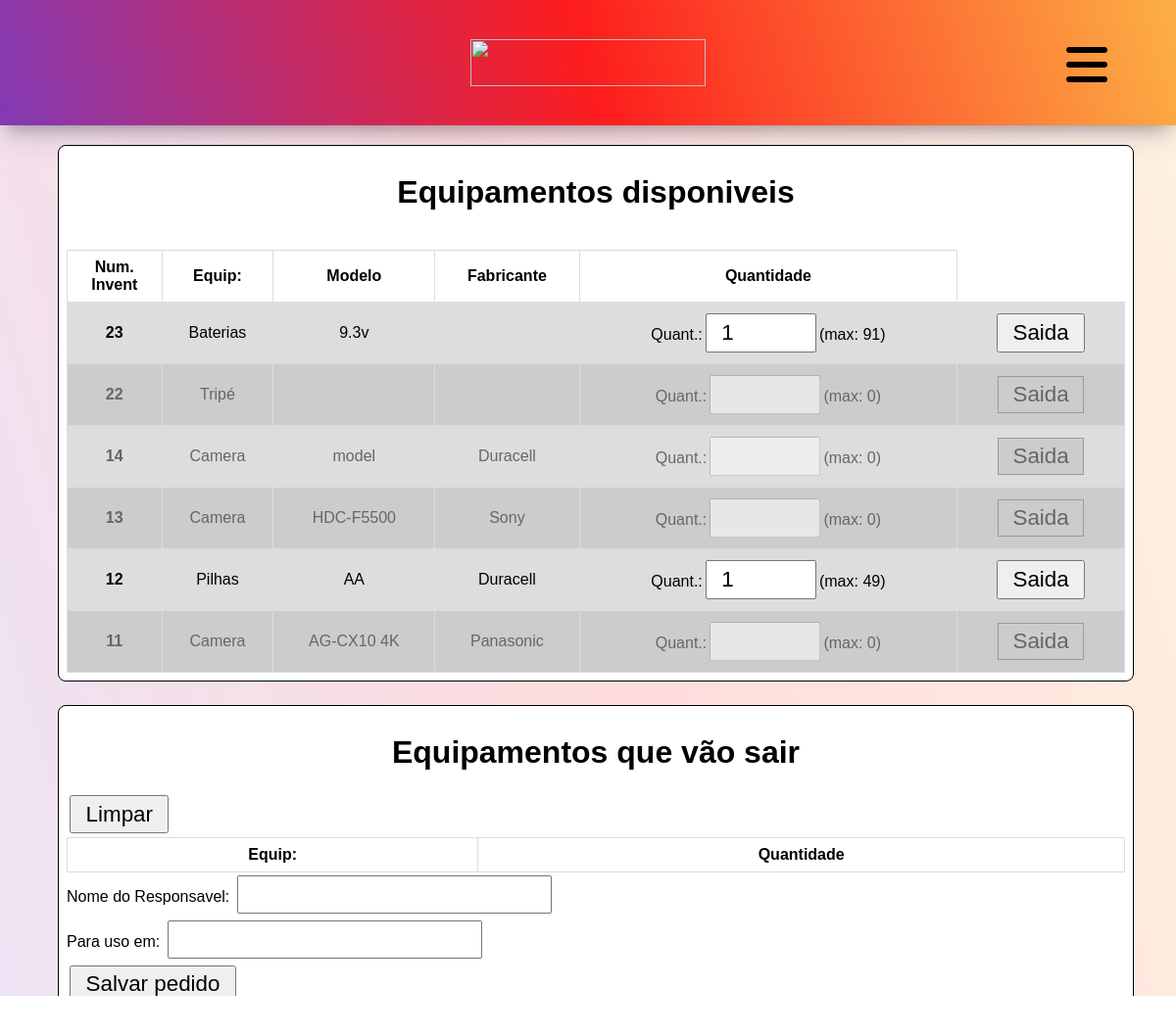
Before: /out-obj/ (signed in) with the older database file.
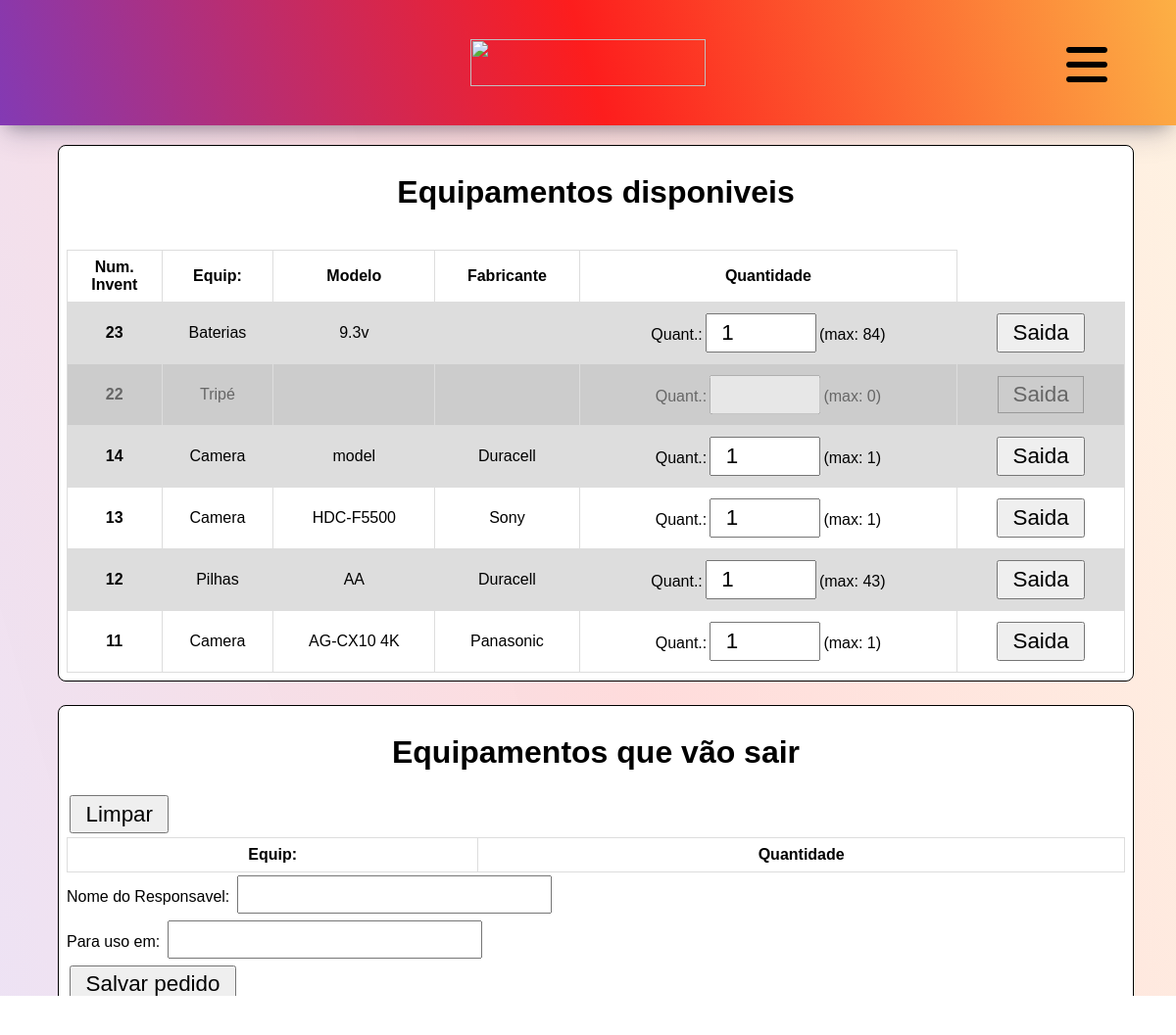
After: the same page with the newer database file.
### dataObjects/models.py (models this page shows, shortened)
class Data_Objects(models.Model):
    objects = Manager()
    name = models.CharField(max_length=100, verbose_name="Nome", null=False)
    brand = models.CharField(max_length=255, verbose_name="Marca")
    manufacturer = models.CharField(max_length=255, verbose_name="Fabricante")
    status = models.CharField(max_length=20, verbose_name="Situação", null=True)
    quantity = models.IntegerField(verbose_name="Quantidade", default=1, null=True)
    serial_num = models.SlugField(verbose_name="Numero de Série", null=True)
    type_obj = models.CharField(max_length=255, verbose_name="Tipo")
    description = models.TextField(verbose_name="Descrição")
    class Meta:
        verbose_name = "Objeto"
        verbose_name_plural = "Objetos"

### dataObjects/views.py (the view, shortened to what this page needs)
# urls.py: path("out-obj/", Out_Obj.as_view(), name="out-obj"),
@method_decorator(login_required(login_url="employees:login", redirect_field_name='next'), name='dispatch')
class Out_Obj(ListView):
    template_name = "pages/out-obj.html"
    model = Data_Objects
    context_object_name = "object_list"
    ordering = ['-id']  # ORDERBY
    extra_context = {'request_users': Requests_To_Out.objects.all().values_list('title', flat=True).distinct(),
                     'where_to_use': Requests_To_Out.objects.all().values_list('local', flat=True).distinct(),
                     }
    def get_queryset(self):
        qs = super().get_queryset()
        if self.request.session.get('cart') is not None:
            for unity in qs:
                for cart_obj in self.request.session.get('cart'):
                    if str(unity.id) == str(cart_obj[0]):
                        unity.quantity = int(unity.quantity) - int(cart_obj[2])
        return qs
    def get(self, request, *args, **kwargs):
        return super().get(request, *args, **kwargs)
    def get_context_data(self, *, object_list=None, **kwargs):
        queryset = object_list if object_list is not None else self.object_list
        context_object_name = self.get_context_object_name(queryset)
        session = self.request.session.get('cart')
        context = {
            "object_list": queryset,
            "sess": session,
        }
        if context_object_name is not None:
            context[context_object_name] = queryset
        context.update(kwargs)
        return super().get_context_data(**context)

### dataObjects/templates/pages/out-obj.html (shortened to what this page needs)
{% extends 'pages/base.html' %}
{% block 'content' %}
    <div class="content-container-out-obj">
        <div class="avaible-objs ">
        <h1>Equipamentos disponiveis</h1><br>
        <table>
            <th class="center">Num. <br>Invent </th><th>Equip: </th><th>Modelo</th><th>Fabricante</th><th>Quantidade</th>
        {% for field in object_list %}
        {% if field.quantity == 0 %}
        <tr class='disabled'>
        {% else %}
        <tr>
        {% endif %}
            <form action={% url 'dataObjects:out-obj' %} method="post">
                <td class="center"> <b> {{field.id}}   </b> </td>
                <td>  {{field.name}}    </td>
                <td>  {{field.brand}}   </td>
                <td>  {{field.manufacturer}} </td>
                {% if field.quantity == 0 %}
                <td>Quant.:<input class="input-text-form-out-obj" value="" type="number" id="quantity" name="quantity" min="1" max={{field.quantity}} disabled>(max: {{field.quantity}})</td>
                <td><button type="button" action="submit" disabled>Saida</button></td>
                {% else %}
                <td>Quant.:<input class="input-text-form-out-obj" value="1" type="number" id="quantity" name="quantity" min="1" max={{field.quantity}}>(max: {{field.quantity}})</td>
                <td><button action="submit">Saida</button></td>
                {% endif %}
            </form>
        </tr>
        {% endfor %}
        </table>
    </div>
    <div class="will-use">
        <h1 class="requests-obj">Equipamentos que vão sair</h1>
        <form action={% url 'dataObjects:out-obj' %} method="get">
            <button name='clean' value='clean' type='submit'>Limpar</button>
        </form>
        <form action={% url 'dataObjects:out-obj-create' %} method="post">
         <table>
            <th>Equip: </th><th>Quantidade</th>
         </table>
         <span> Nome do Responsavel: </span>
         <input type="search" maxlength='60' name="name" list="opcoes" required>
         <br>
         <span> Para uso em: </span>
         <input type="search" maxlength='60' name="where-use" list="opcoes-where" required>
         <br>
         <button action="submit">Salvar pedido</button>
        </form>
    </div>
</div>
{% endblock 'content' %}

### global_templates/pages/base.html (shortened to what this page needs)
<!DOCTYPE html>
<html lang="pt-br">
<head>
    {% include 'partials/head.html' %}
</head>
<body>
    <header>
        {% include 'partials/header.html' %}
    </header>
    {% block 'content' %} {% endblock 'content' %}
</body>
</html>

### global_templates/partials/head.html (shortened to what this page needs)
{% load static %}
<link rel="stylesheet" href="https://cdnjs.cloudflare.com/ajax/libs/font-awesome/6.2.1/css/all.min.css"
 />
<link rel="stylesheet" type="text/css" href={% static 'css/flatpickr.min.css' %}>
<link rel="stylesheet" type="text/css" href={% static 'css/style.css' %}>

### global_templates/partials/header.html (shortened to what this page needs)
{% load static %}
<div class="container-header-buttons" id="myTopnav">
    <a   class="logo"    href={% url 'dataObjects:home' %}><img src="/static/background/logo.png" alt=""></a>
</div>
<a href="javascript:void(0);" class="icon combo-display" onclick="myFunction()"><i class="fa-solid fa-bars"></i></a>

Changed rows visible on the page:
changed Data_Objects "Baterias": quantity "91" → "84"
changed Data_Objects "model": quantity (not shown) → "1"; quantity "0" → "1"
changed Data_Objects "HDC-F5500": quantity (not shown) → "1"; quantity "0" → "1"
changed Data_Objects "Pilhas": quantity "49" → "43"
changed Data_Objects "AG-CX10 4K": quantity (not shown) → "1"; quantity "0" → "1"
